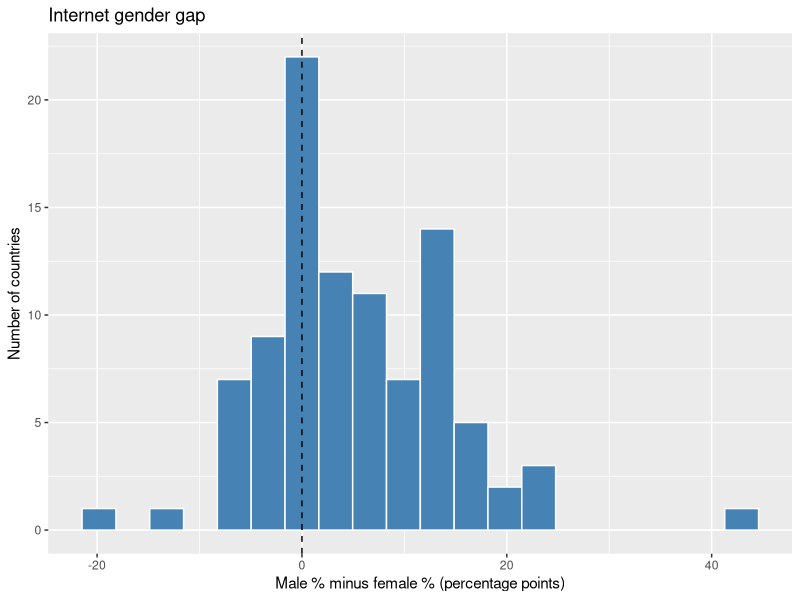
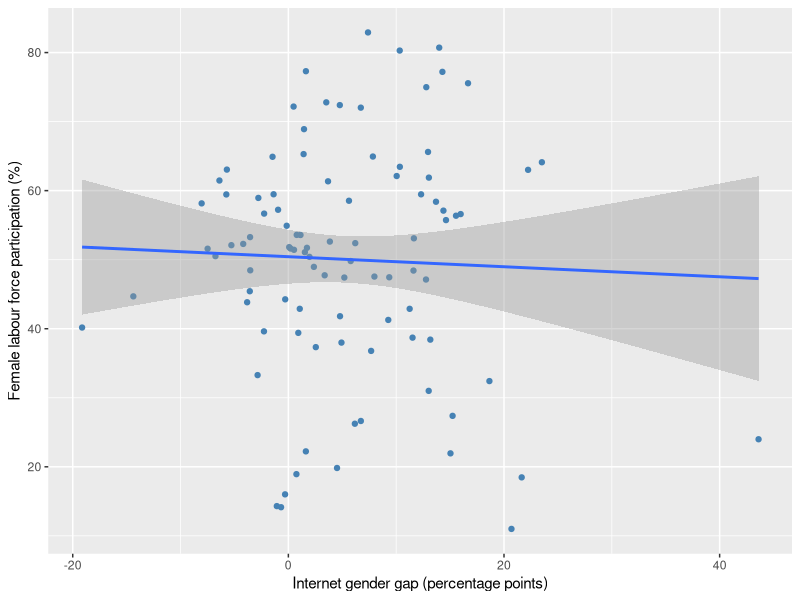

Here is the R script that generated these plots, in order:
## ---- chunk 1
knitr::opts_chunk$set(echo = TRUE, message = FALSE, warning = FALSE)
library(tidyverse)
## ---- chunk 2
data <- read_csv("research/gender_gap_crosssection_96.csv",
                 show_col_types = FALSE)

dim(data)
## ---- chunk 3
names(data)
## ---- chunk 4
# How many missing values in the columns I care about?
sum(is.na(data$gap_diff))
sum(is.na(data$gdp_pc_ppp))
sum(is.na(data$flfp))
sum(is.na(data$sec_enroll_fem_gross))
sum(is.na(data$gii))
## ---- chunk 5
# Which countries are missing enrollment?
data %>%
  filter(is.na(sec_enroll_fem_gross)) %>%
  select(country)
## ---- chunk 6
data <- data %>%
  filter(country != "Kosovo")

nrow(data)
## ---- chunk 7
data <- data %>%
  select(
    country,
    region,
    income,
    source,
    ref_year,
    internet_female,
    internet_male,
    gap_diff,
    gap_ratio,
    gdp_pc_ppp,
    flfp,
    enroll_fem = sec_enroll_fem_gross,
    internet_total,
    urban_pct,
    gii
  )

dim(data)
## ---- chunk 8
data <- data %>%
  mutate(log_gdp = log(gdp_pc_ppp))
## ---- chunk 9
data <- data %>%
  mutate(
    region = factor(region),
    income = factor(income,
                    levels = c("Low income",
                               "Lower middle income",
                               "Upper middle income"))
  )
## ---- chunk 10
dim(data)

summary(data$gap_diff)

table(data$income)
## ---- chunk 11
# Missing values after cleaning
sum(is.na(data$gap_diff))
sum(is.na(data$gdp_pc_ppp))
sum(is.na(data$flfp))
sum(is.na(data$enroll_fem))
sum(is.na(data$gii))
## ---- chunk 12
ggplot(data, aes(x = gap_diff)) +
  geom_histogram(bins = 20, fill = "steelblue", colour = "white") +
  geom_vline(xintercept = 0, linetype = "dashed") +
  labs(title = "Internet gender gap",
       x = "Male % minus female % (percentage points)",
       y = "Number of countries")
## ---- chunk 13
# The five biggest gaps
data %>%
  arrange(desc(gap_diff)) %>%
  select(country, internet_female, internet_male, gap_diff) %>%
  head(5)
## ---- chunk 14
ggplot(data, aes(x = gap_diff, y = flfp)) +
  geom_point(colour = "steelblue") +
  geom_smooth(method = "lm") +
  labs(x = "Internet gender gap (percentage points)",
       y = "Female labour force participation (%)")
## ---- chunk 15
write_csv(data, "research/cleaned_data.csv")
